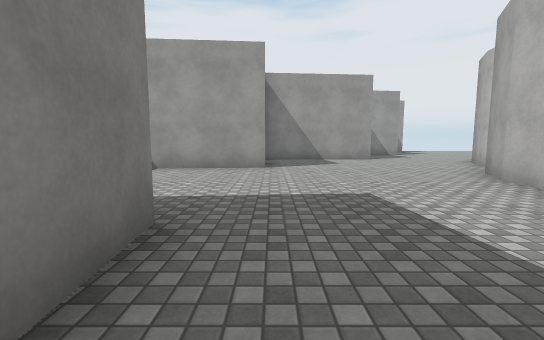
[1] (above)

14 first-person views from a walk through a Unity game level. The camera is 1.3 m above the floor, tilts 6° down and sees 90° across. The floor is counted in squares, 2 m on a side. Each view is taken from the middle of a square. On the plan, view 1 faces up. The plan holds only what a view shows up to about 9 squares ahead; the rest is blank. The place goes on beyond the plan. Surface patterns are stand-ins for the level's own textures.

[2]
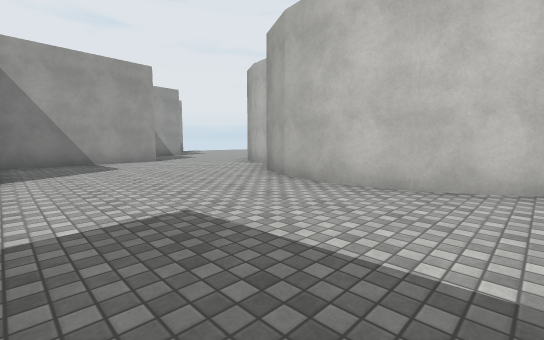

[3]
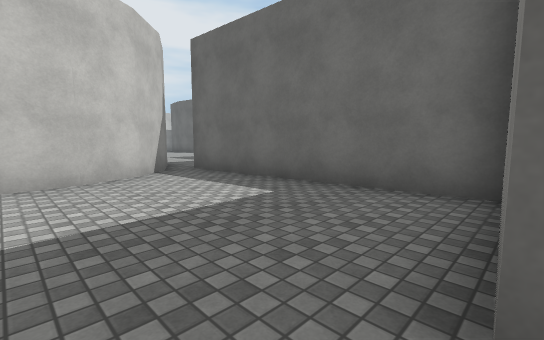

[4]
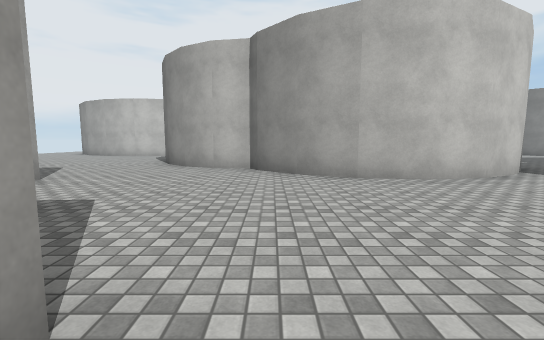

[5]
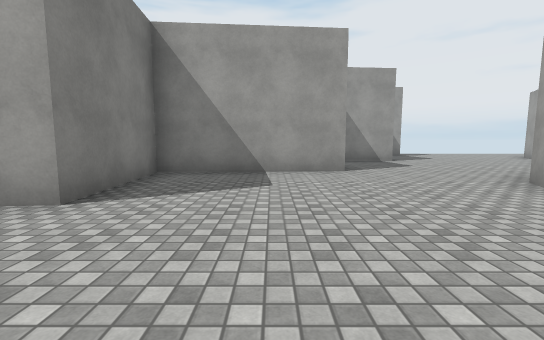

[6]
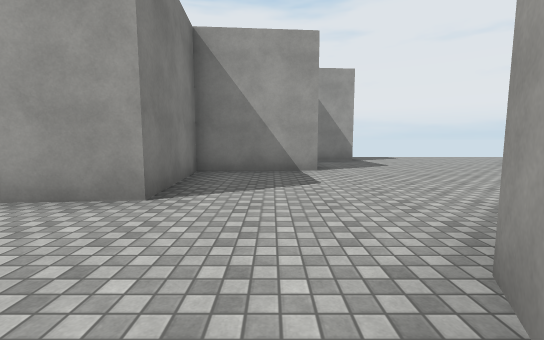

[7]
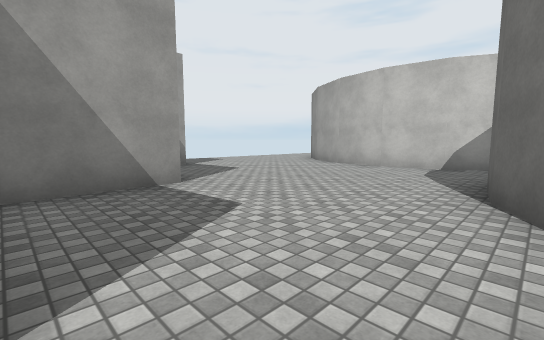

[8]
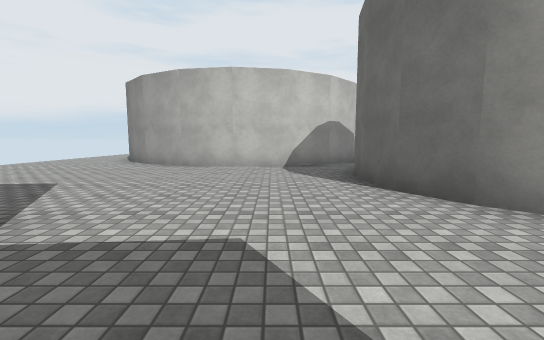

[9]
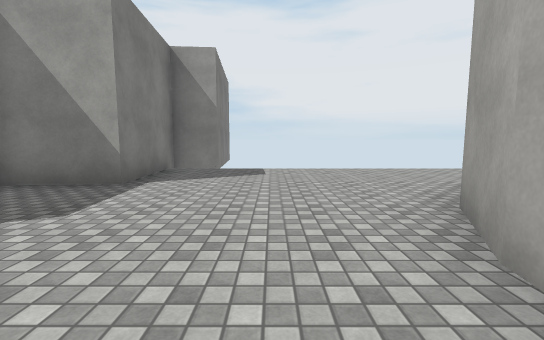

[10]
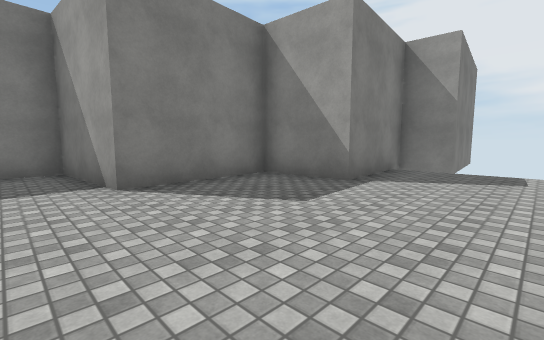

[11]
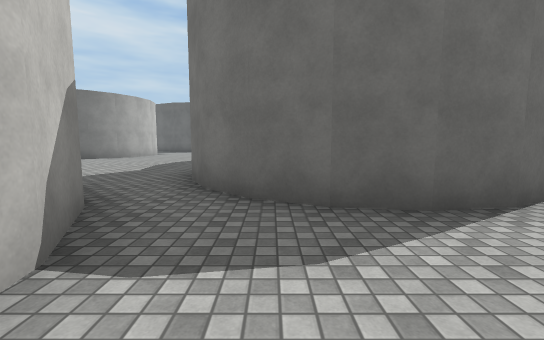

[12]
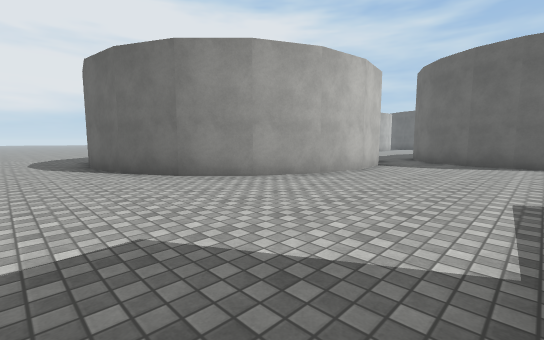

[13]
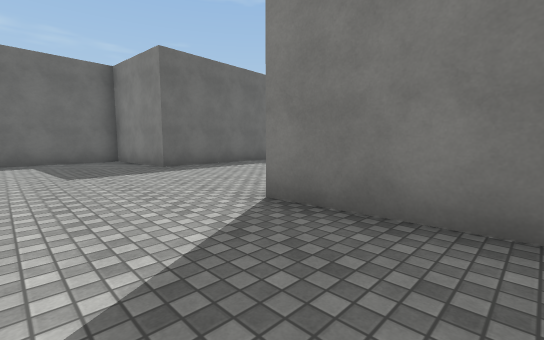

[14]
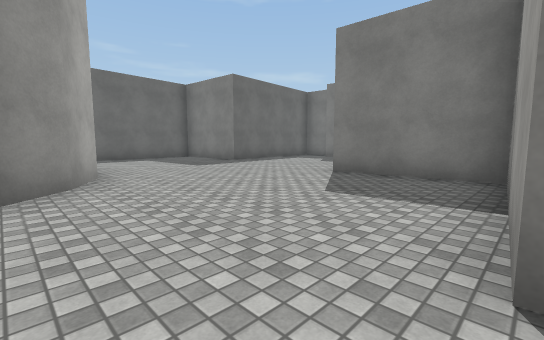

### Floor plan
Points are (right, up) in squares from view 1. A wall is a line through its corners. A room is listed if a view was taken in it or the views show most of it. See-through windows are left out.
Room 1 (views 1, 2, 3, 4, 5, 6, 13)
walls: (-1.6, 2.1) (-0.9, 2.1) (-0.7, -0.8) (5, -0.3); (2.4, 9.9) (-0.4, 9.6) (-0.2, 6.7) (-1.6, 6.6); (6.2, -0.2) (5.2, 0.3) (4.3, 1.1) (3.8, 2.2) (3.6, 3.3) (3.8, 4.5) (4.3, 5.5) (5.1, 6.3) (5.5, 6.5) (5.7, 7.4) (6.1, 8.3)
ways out: opening at (4, 9) to room 2
Room 2 (views 7, 8, 9, 10, 11, 12, 14)
walls: (6.1, 8.3) (6.7, 8.9) (7.6, 9.4) (8.5, 9.5) (9.4, 9.4) (10.3, 8.9) (10.9, 8.3); (11.9, 9.3) (11.2, 10.6) (11, 12) (11.2, 13.4) (11.9, 14.6) (12.9, 15.6); (8.6, 19.1) (7.5, 19) (7.7, 16.1) (5.8, 16) (6, 13.1) (3.4, 12.9) (3.6, 10) (2.4, 9.9)
ways out: opening at (4, 9) to room 1; opening at (12.5, 17.5)

Positions as (right, up) in squares from view 1, and headings:
1: (0, 0), facing up
2: (0, 1), facing up-right
3: (-1, 3), facing down-right
4: (-1, 6), facing right
5: (2, 4), facing up
6: (5, 7), facing up
7: (4, 9), facing up-right
8: (4, 11), facing right
9: (10, 12), facing up
10: (10, 12), facing up-left
11: (10, 12), facing down
12: (8, 18), facing down-right
13: (2, 9), facing down-left
14: (5, 10), facing down-left
